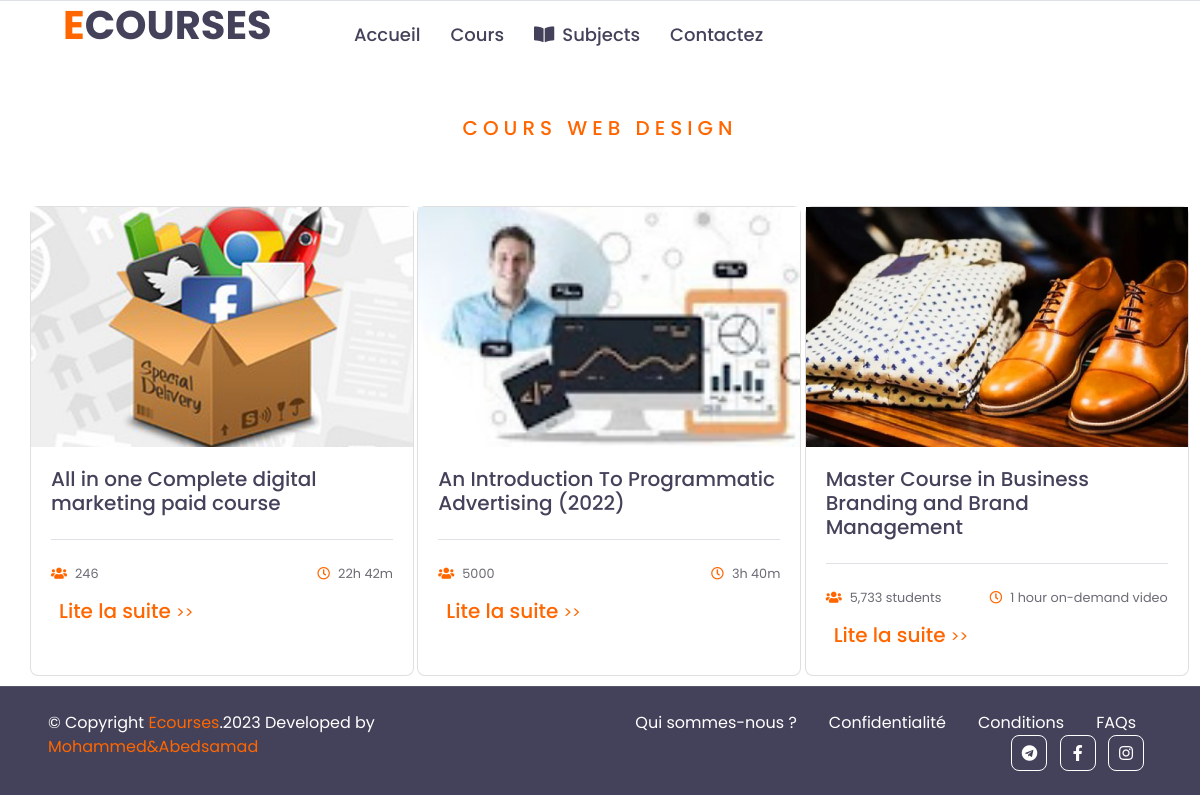
The page /mark.php on the database its author committed.
### tables this page shows
CREATE TABLE `courses` (
  `id` int(11) NOT NULL,
  `title` varchar(100) DEFAULT NULL,
  `cat` varchar(110) NOT NULL,
  `image` varchar(50) NOT NULL,
  `time` varchar(100) DEFAULT NULL,
  `date` varchar(100) DEFAULT NULL,
  `description` longtext DEFAULT NULL,
  `publisher` varchar(200) DEFAULT NULL,
  `url` varchar(500) DEFAULT NULL,
  `statics` varchar(500) DEFAULT NULL,
  `bref` varchar(4000) NOT NULL,
  `Prerequis` longtext NOT NULL,
  `qui` varchar(4000) NOT NULL,
  `srcvedio` varchar(5000) NOT NULL
);

### mark.php (the view, shortened to what this page needs)
<!DOCTYPE html>
<html lang="en">
<head>
    <link href="https://cdnjs.cloudflare.com/ajax/libs/font-awesome/5.10.0/css/all.min.css" rel="stylesheet">
    <link href="assest/lib/owlcarousel/assets/owl.carousel.min.css" rel="stylesheet">
    <link href="assest/css/style.css" rel="stylesheet">
</head>
<body>
    <div class="container-fluid">
        <div class="row border-top px-xl-5">
            <div class="col-lg-3 d-none d-lg-block">
             <a href="homelog.php" class="text-decoration-none">
                    <h1 class="m-0"><span class="text-primary">E</span>COURSES</h1>
                </a>
            </div>
            <div class="col-lg-9">
                <nav class="navbar navbar-expand-lg bg-light navbar-light py-3 py-lg-0 px-0">
                    <div class="collapse navbar-collapse justify-content-between" id="navbarCollapse">
                        <div class="navbar-nav py-0">
                        <a href="homelog.php" class="nav-item nav-link ">Accueil</a>
                            <a href="course.php" class="nav-item nav-link ">Cours</a>
                            <div class="collapse navbar-collapse" id="navbarScroll">
                            <ul class="navbar-nav me-auto my-2 my-lg-0 navbar-nav-scroll" style="--bs-scroll-height: 100px;">
                                <li class="nav-item dropdowna ctive  ">
                                <a href="#" class="nav-link " data-toggle="dropdown">
                                             <i class="fa fa-book-open mr-2"></i>Subjects
                                    </a>
                                </li>
                            </ul>
                        </div>
                                <a href="contact.php" class="nav-link nav-link">Contactez</a>
                        </div>
</div>
                    </div>
            </div>
        </div>
    <div class="container mx-auto  ">
            <div class="text-center mb-5">
                <h5 class="text-primary text-uppercase m-5" style="letter-spacing: 5px;"> Cours Web Design</h5>
            </div>
            <?php
            $con = conect();
            $sql = 'SELECT * FROM courses  WHERE cat = "Mark" ';
            $tab = $con->query($sql)->fetchAll(PDO::FETCH_ASSOC);
            foreach ($tab  as $row) {
            ?>
                <form action="" method="post" style="display:grid;
                                grid-row:1 ;
                                grid-template-columns: repeat(auto-fill,minmax(330px, 1fr));
                                gap:52px;
                                margin-bottom:10px;">
                    <div class="card  rounded  row gy-2" class="col-md-4" style="width: 24rem; margin-top:18px; ">
                        <a href="../details.php?id=<?= $row['id'] ?>" onclick="document.getElementById('id01').style.display='block'"> <img class=" img-fluid" style="width: 100%; height: 20vw; object-fit: cover;" src="image/<?= $row['image'] ?>" alt="" style=""> </a>
                        <div class="card-body">
                                <a href="details.php?id=<?= $row['id'] ?>">
                                    <h5 class="card-text fs-7 text-dark mb-2 "><?= $row['title'] ?></h5>
                                </a>
                                <div class="border-top mt-4 pt-4">
                                <div class="d-flex justify-content-between mb-3">
                                <small class="m-0"><i class="fa fa-users text-primary mr-2"></i><?= $row['statics'] ?></small>
                                <small class="m-0"><i class="far fa-clock text-primary mr-2"></i><?= $row['time'] ?></small>
                            </div>
                            </div>
                                <h5 class=" m-2 "><a href="../details.php?id=<?= $row['id'] ?>" > Lite la suite <small>>></small></a></h5>
                        </div>
                    </div>
                <?php
            }
                ?>
                </form>
        </div>
     <div class="container-fluid bg-dark text-white border-top py-4 px-sm-3 px-md-5" style="border-color: rgba(256, 256, 256, .1) !important;">
        <div class="row">
            <div class="col-lg-6 text-center text-md-left mb-3 mb-md-0">
                <p class="m-0 text-white">&copy; Copyright  <a href="#"> Ecourses</a>.2023 Developed by <span  class="text-primary">Mohammed&Abedsamad</span></a></a>
                </p>
            </div>
            <div class="col-lg-6 text-center text-md-right">
                <ul class="nav d-inline-flex">
                    <li class="nav-item">
                        <a class="nav-link text-white py-0" href="./about.php">Qui sommes-nous ?</a>
                    </li>
                    <li class="nav-item">
                        <a class="nav-link text-white py-0" href="#">Confidentialité</a>
                    </li>
                    <li class="nav-item">
                        <a class="nav-link text-white py-0" href="#">Conditions</a>
                    </li>
                    <li class="nav-item">
                        <a class="nav-link text-white py-0" href="#">FAQs</a>
                    </li>
                </ul>
                            <a class="btn btn-outline-light btn-square mr-2" href="#"><i class="fab fa-telegram"></i></a>
                            <a class="btn btn-outline-light btn-square mr-2" href="#"><i class="fab fa-facebook-f"></i></a>
                            <a class="btn btn-outline-light btn-square mr-2" href="#"><i class="fab fa-instagram"></i></a>
            </div>
        </div>
    </div>
</body>
</html>

### rows shown on the page
courses: image (picture), title "All in one Complete digital marketing paid course", statics "246", time "22h 42m"
courses: image (picture), title "An Introduction To Programmatic Advertising (2022)", statics "5000", time "3h 40m"
courses: image (picture), title "Master Course in Business Branding and Brand Management", statics "5,733 students", time "1 hour on-demand video"
